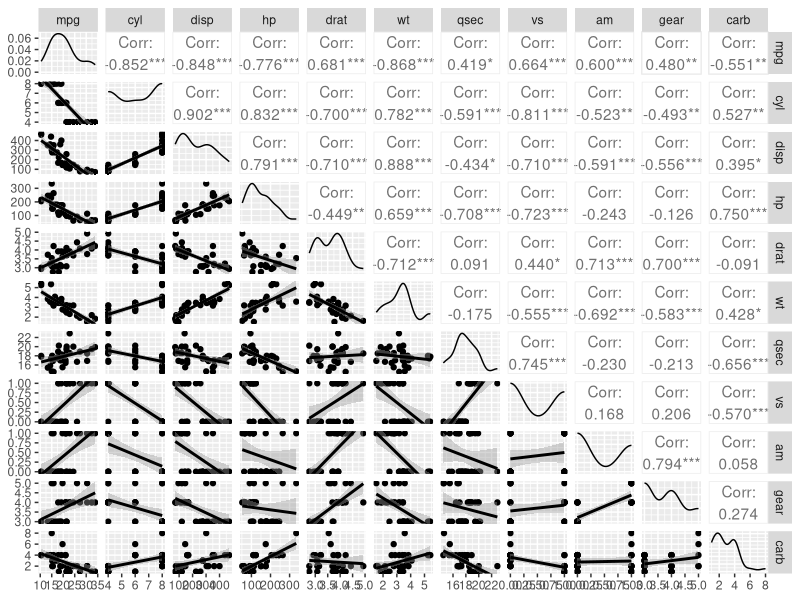
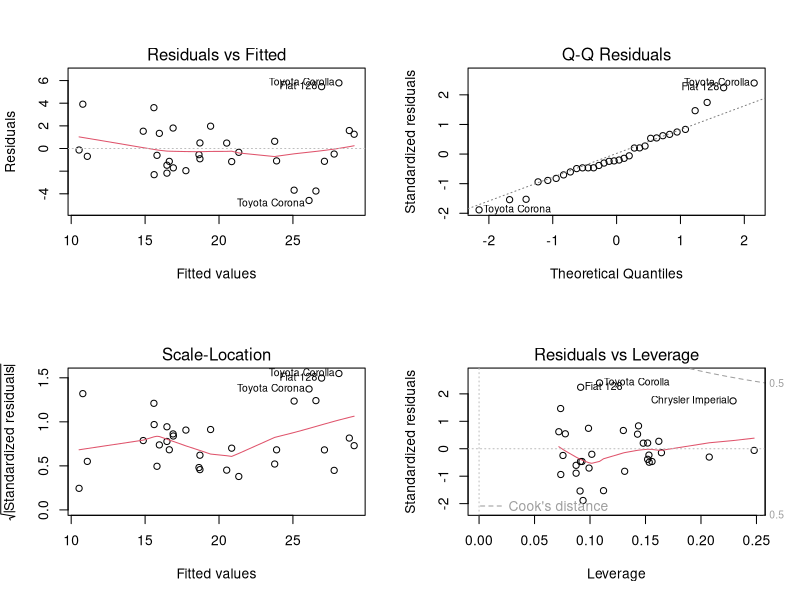
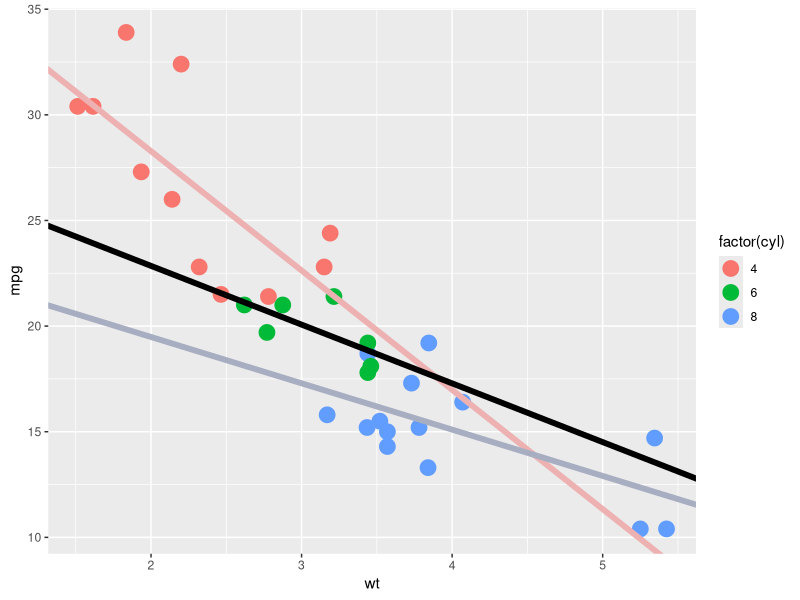

The R source for these figures, in order:
## ---- chunk 1
knitr::opts_chunk$set(echo = TRUE)
## ---- chunk 2
require(datasets)
data("mtcars")
head(mtcars)
## ---- chunk 3
library(GGally)
g = ggpairs(mtcars, lower = list(continuous = wrap("smooth", method = "lm")))
g
## ---- chunk 4
print(summary(lm(mpg~., data = mtcars)))
## ---- chunk 5
print(summary(lm(mpg~ wt + factor(am), data = mtcars)))
## ---- chunk 6
fit1 <- lm(mpg ~ wt, data = mtcars)
fit2 <- lm(mpg ~ wt + factor(cyl), data = mtcars)
fit3 <- lm(mpg ~ wt + factor(cyl) + disp, data = mtcars)
fit4 <- lm(mpg ~ wt + factor(cyl) + disp +drat, data = mtcars)
fit5 <- lm(mpg ~ wt + factor(cyl) + disp +drat +gear, data = mtcars)
anova(fit1, fit2, fit3, fit4, fit5)
## ---- chunk 7
par(mfrow = c(2, 2))
plot(fit2)
## ---- chunk 8
summary(lm(mpg ~ wt*factor(cyl), data = mtcars))$coef
## ---- chunk 9
g1=ggplot(mtcars, aes(x = wt, y = mpg, colour = factor(cyl)))
g1= g1+geom_point(size=3, colour = "black")+geom_point(size=5)
fit6 = lm(mpg ~ wt*factor(cyl), data = mtcars)
g1 = g1+geom_abline(intercept = coef(fit6)[1], slope = coef(fit6)[2], size=2, colour = '#edb1b2')
g1 = g1+geom_abline(intercept = coef(fit6)[1]+coef(fit6)[3], slope = coef(fit6)[2]+coef(fit6)[5], size = 2, colour ='#000000')
g1 = g1 + geom_abline(intercept = coef(fit6)[1] +coef(fit6)[4], slope = coef(fit6)[2]+coef(fit6)[6], size = 2, colour = '#a8aec1')
print(g1)
